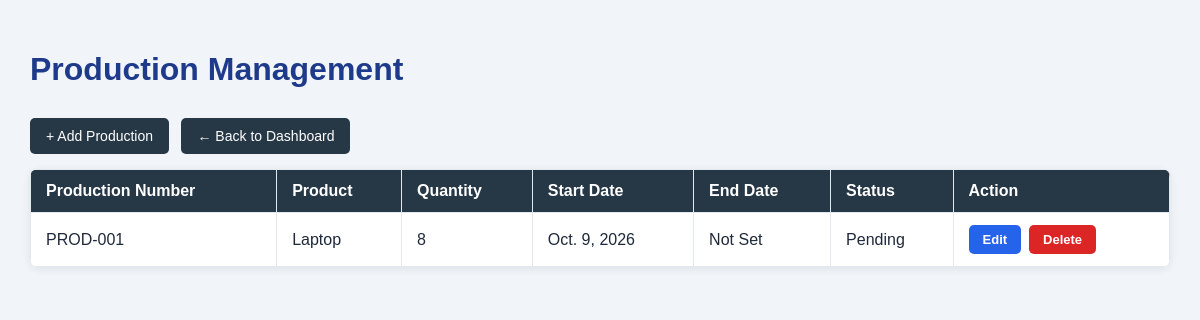
Page /api/production/ (signed in) on the committed database.
### manufacturing/models.py (models this page shows, shortened)
class Production(models.Model):
    production_number = models.CharField(max_length=20, unique=True)
    product = models.ForeignKey(
        Product,
        on_delete=models.CASCADE
    )
    quantity = models.PositiveIntegerField()
    start_date = models.DateField()
    end_date = models.DateField(null=True, blank=True)
    status = models.CharField(
        max_length=20,
        default='Pending'
    )

class Product(models.Model):
    name = models.CharField(max_length=100)
    product_code = models.CharField(max_length=50, unique=True)
    category = models.ForeignKey(
    Category,
    on_delete=models.CASCADE,
    null=True,
    blank=True
)
    quantity = models.IntegerField(default=0)
    price = models.DecimalField(max_digits=10, decimal_places=2)
    created_at = models.DateTimeField(auto_now_add=True)
    def __str__(self):
        return self.name

### manufacturing/views.py (the view)
# urls.py: path('production/', views.production_page, name='production_page'),
@login_required
def production_page(request):
    productions = Production.objects.all()
    return render(request, 'production_page.html', {
        'productions': productions
    })

### manufacturing/templates/production_page.html (shortened to what this page needs)
<!DOCTYPE html>
<html>
<head>
</head>
<body>
    <h1>Production Management</h1>
    <a href="/api/add-production/" class="button">
        + Add Production
    </a>
    <a href="{% url 'dashboard' %}" class="button">
        ← Back to Dashboard
    </a>
    <table>
        <thead>
            <tr>
                <th>Production Number</th>
                <th>Product</th>
                <th>Quantity</th>
                <th>Start Date</th>
                <th>End Date</th>
                <th>Status</th>
                <th>Action</th>
            </tr>
        </thead>
        <tbody>
            {% for production in productions %}
            <tr>
                <td>{{ production.production_number }}</td>
                <td>{{ production.product }}</td>
                <td>{{ production.quantity }}</td>
                <td>{{ production.start_date }}</td>
                <td>{{ production.end_date|default:"Not Set" }}</td>
                <td>{{ production.status }}</td>
                <td>
                    <div class="action-buttons">
                        <a href="/api/edit-production/{{ production.id }}/"
                           class="action-btn edit-btn">
                            Edit
                        </a>
                        <form method="POST"
                              action="/api/delete-production/{{ production.id }}/"
                              style="display: inline; margin: 0;"
                              onsubmit="return confirm('Are you sure you want to delete this production?');">
                            <button type="submit" class="action-btn delete-btn">
                                Delete
                            </button>
                        </form>
                    </div>
                </td>
            </tr>
            {% empty %}
            <tr>
                <td colspan="7">No production records found.</td>
            </tr>
            {% endfor %}
        </tbody>
    </table>
</body>
</html>

### manufacturing/templates/production_page.html (style rules this page uses)
* { box-sizing: border-box; }
body { font-family: Arial, sans-serif; background: #f1f5f9; margin: 0; padding: 30px; color: #1e293b; }
h1 { color: #1e3a8a; margin-bottom: 20px; }
table { width: 100%; border-collapse: collapse; background: white; border-radius: 8px; overflow: hidden; box-shadow: 0 2px 8px #00000015; }
th, td { padding: 12px 15px; border: 1px solid #e2e8f0; text-align: left; }
th { background: #263746; color: white; }
.button { display: inline-block; padding: 10px 16px; margin: 10px 8px 15px 0; background: #263746; color: white; text-decoration: none; border: none; border-radius: 5px; font-size: 14px; cursor: pointer; transition: background 0.3s; }
.action-buttons { display: flex; align-items: center; gap: 8px; white-space: nowrap; }
.action-btn { display: inline-block; padding: 7px 14px; border-radius: 5px; color: white; font-size: 13px; font-weight: bold; text-align: center; text-decoration: none; border: none; cursor: pointer; transition: background 0.3s, transform 0.2s; }
.edit-btn { background: #2563eb; }
.delete-btn { background: #dc2626; }

### rows in the picture
Production: production_number "PROD-001", product "Laptop", quantity "8", start_date "Oct. 9, 2026", end_date "Not Set", status "Pending"
